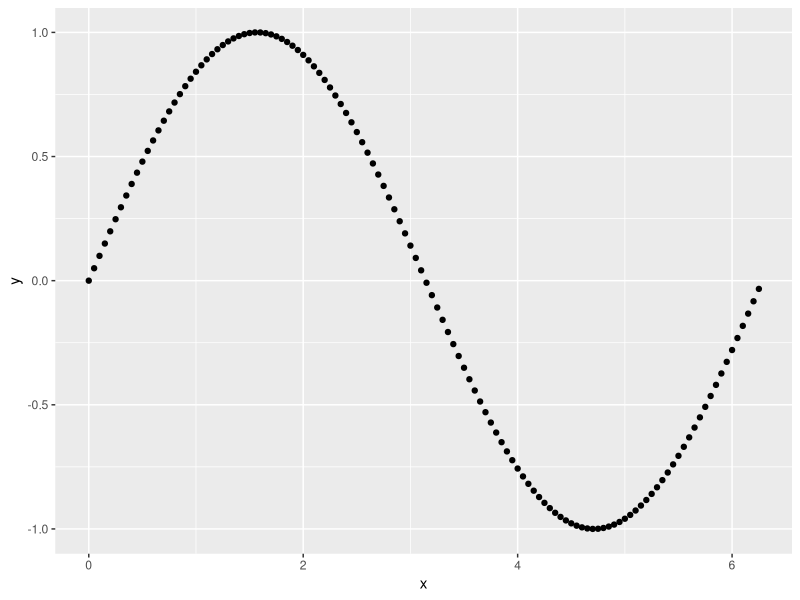
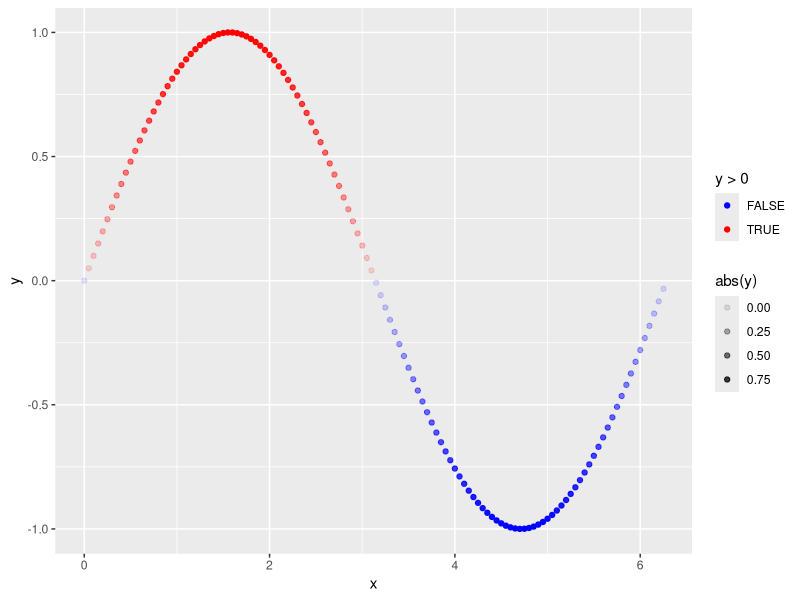
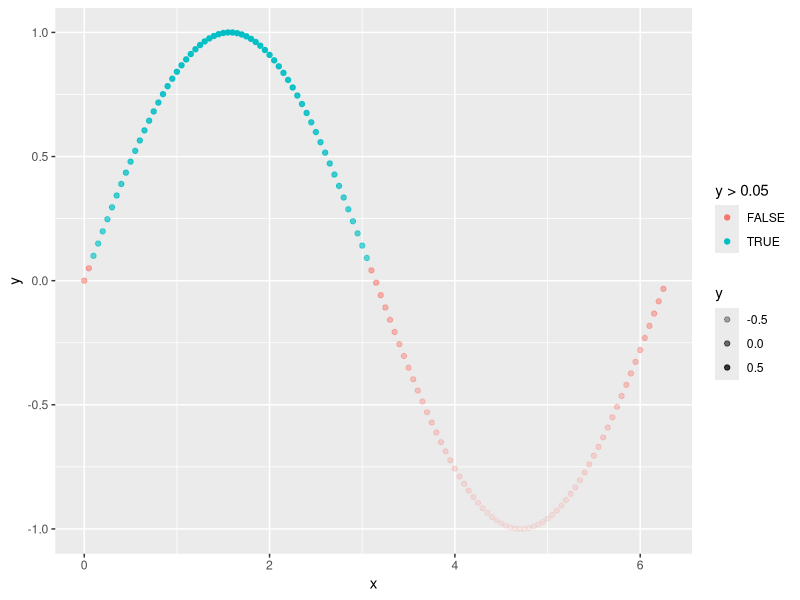
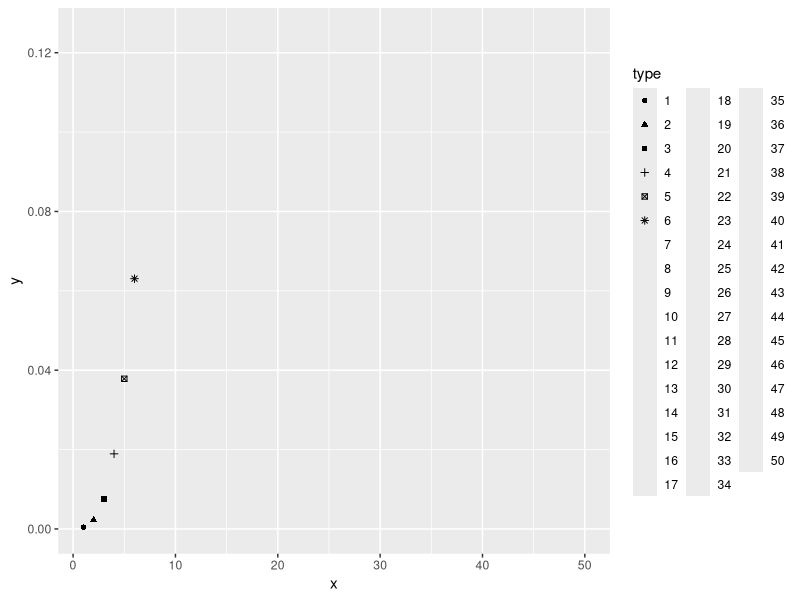
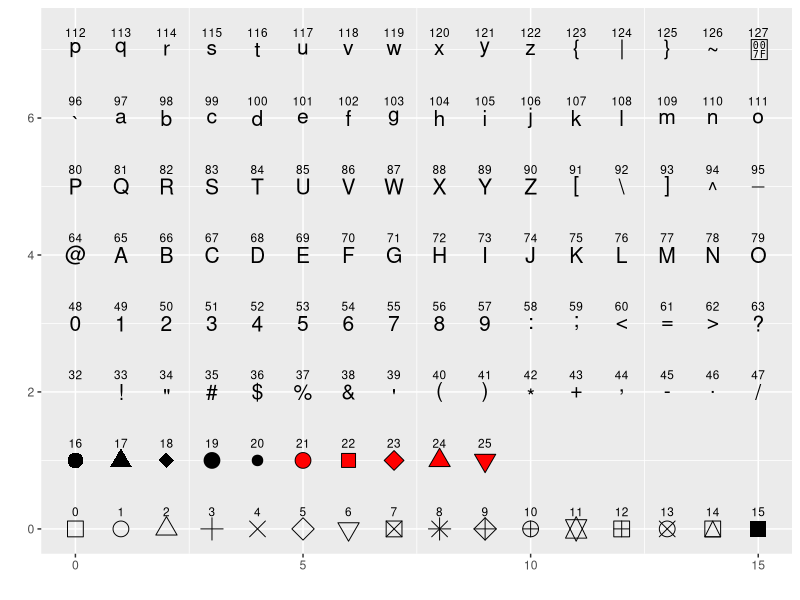
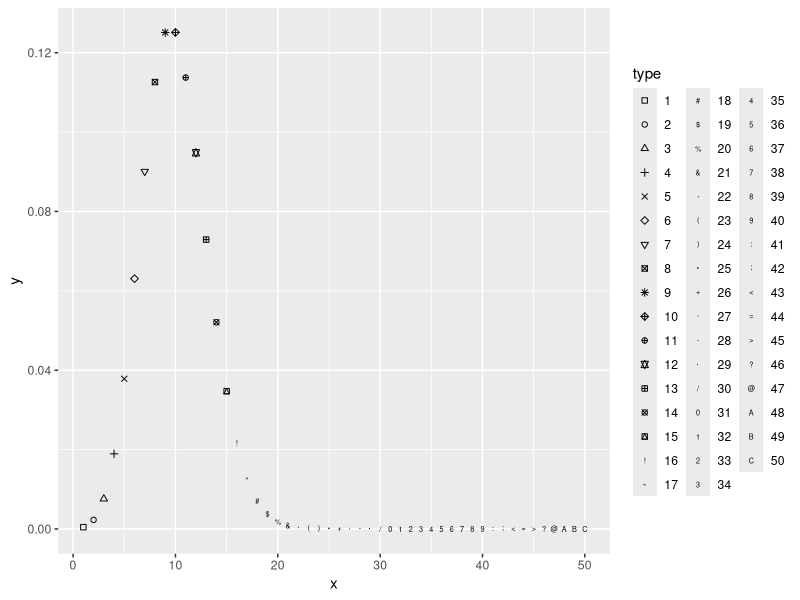

Here is the R script that generated these plots, in order:
## ---- chunk 1
x <- seq(0,2*pi,0.05)
y <- sin(x)
data <- data.frame(X=x,y=y)

library(ggplot2)

ggplot(data, aes(x=x, y=y)) + geom_point()
## ---- chunk 2
ggplot(data, aes(x=x, y=y)) + 
  geom_point(aes(color=y>0, alpha=abs(y))) + 
  scale_color_manual(values=c("blue","red"))
## ---- chunk 3

## ---- chunk 4
ggplot(data, aes(x=x, y=y)) + geom_point(aes(color=y>0.05, alpha=y))
## ---- chunk 5
x <- 1:50
y <- dpois(x, lambda = 10)
data <- data.frame(X=x,y=y)
data$type <- as.factor(x)
library(ggplot2)

ggplot(data, aes(x=x, y=y)) + geom_point(aes(shape=type))
## ---- chunk 6
# 代码来自 http://sape.inf.usi.ch/quick-reference/ggplot2/shape
d=data.frame(p=c(0:25,32:127))
ggplot() +
scale_y_continuous(name="") +
scale_x_continuous(name="") +
scale_shape_identity() +
geom_point(data=d, mapping=aes(x=p%%16, y=p%/%16, shape=p), size=5, fill="red") +
  geom_text(data=d, mapping=aes(x=p%%16, y=p%/%16+0.25, label=p), size=3)

## ---- chunk 7
shape_level <- nlevels(data[["type"]])
if (shape_level < 15){
  shapes = (0:shape_level) %% 15
} else{
  shapes = c(0:14,c((15:shape_level) %% 110 + 18))
}
  
ggplot(data, aes(x=x, y=y)) + 
  geom_point(aes(shape=type)) + 
  scale_shape_manual(values=shapes)
